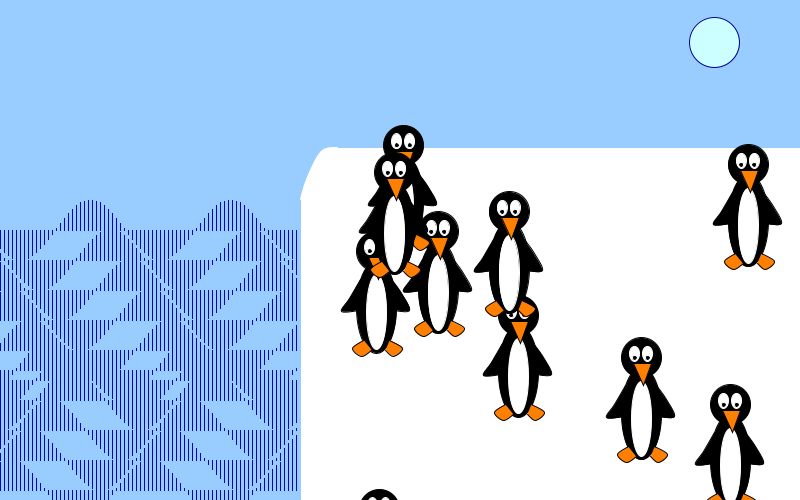
Frame 1 (no input)
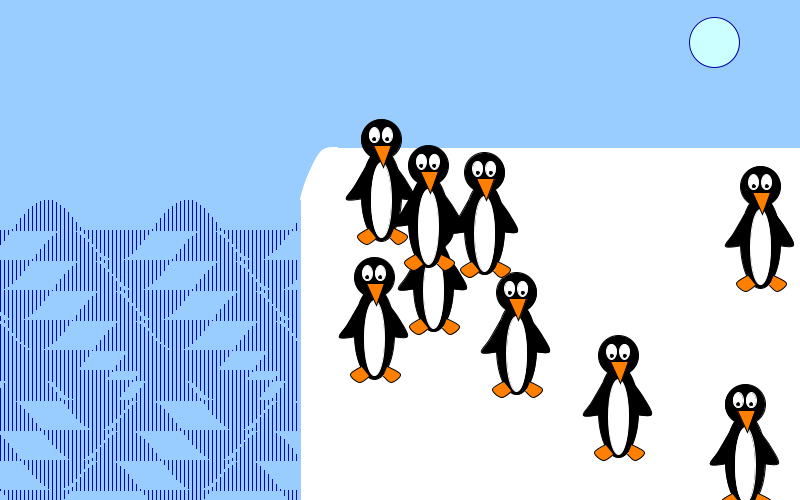
Frame 60 (the mouse pressed at the canvas centre just before this capture)
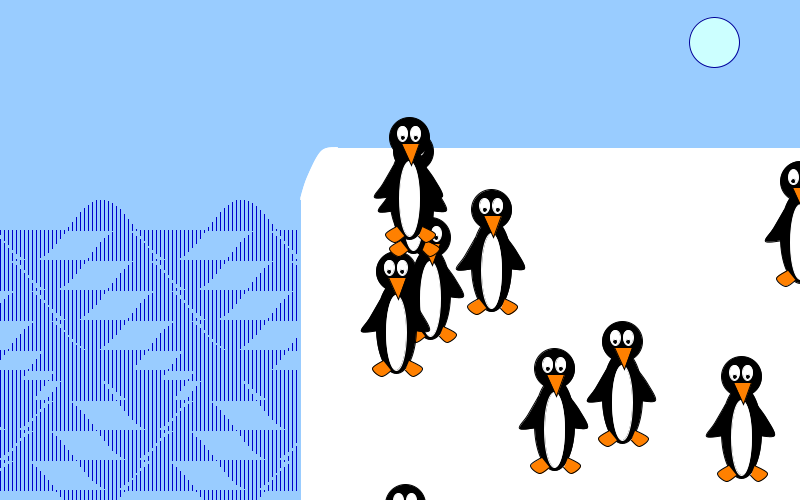
Frame 120 (the mouse held since frame 60 and released just before this capture)

The Processing sketch that drew these frames (run headless with seeded random() and noise(); from frame 60 on, the mouse is pressed at the canvas centre):

// Processing sketch: processing_181317
// ── processing_181317.pde

Pingui[] pinguins = new Pingui[20];
 
void setup(){
  size (800, 500);
  for (int i = 0; i < pinguins.length;i++){
    pinguins[i] = new Pingui(random(width), random(height), random(1, 5));
  }
   
}
void draw(){
  background(255);
  
  //Petit iceberng
  fill(#99CCFF);
  stroke(#99CCFF);
  triangle(301, 194, 284, 134, 332, 143);
  rect(0 , 0 , 799, 147);
  rect(0 , 147, 300, 652);
  fill(255);
  stroke(255);
  beginShape();
  curveVertex(300,  199);
  curveVertex(300,  199);
  curveVertex(307,  177);
  curveVertex(321,  151);
  curveVertex(337, 147);
  curveVertex(337, 147);
  endShape();
  fill(#CCFFFF);
  stroke(#000099);
  ellipse(714, 42, 50, 50);
  for (int i = 0; i < pinguins.length;i++){
    pinguins[i].dibuixa();
    pinguins[i].moure();
  }
 }
class Pingui {
  float xSpeed;  
  float xPos = 0;
  float yPos = 0;
  float a = 0.0;
  float inc = TWO_PI/35.0;
  
  Pingui(float x, float y, float vel){
    
    xPos = x;
    yPos = y;
    xSpeed = vel;
  }
  void dibuixa(){
    //cos negre
  fill(0);
  stroke(0);
  ellipse(xPos+364, yPos+186, 40, 92);
  //cos blanc
  fill(255);
  stroke(255);
  ellipse(xPos+364, yPos+191, 20, 75);
  //cap
  fill(0);
  stroke(0);
  ellipse(xPos+364, yPos+130, 40, 40);
  //ulls 
  fill(255);
  stroke(255);
  ellipse(xPos+357, yPos+126, 10, 15);
  ellipse(xPos+370, yPos+126, 10, 15);
  //pulila
  fill(0);
  stroke(255);
  ellipse(xPos+357, yPos+130, 5, 5);
  ellipse(xPos+370, yPos+130, 5, 5);
  //braç esquerre
  fill(0);
  stroke(0);
  beginShape();
  curveVertex(xPos+348, yPos+158);
  curveVertex(xPos+348, yPos+158);
  curveVertex(xPos+337, yPos+177);
  curveVertex(xPos+329, yPos+190);
  curveVertex(xPos+347, yPos+189);
  curveVertex(xPos+347, yPos+189);
  endShape();
  //braç dreta
  fill(0);
  stroke(0);
  beginShape();
  curveVertex(xPos+379, yPos+158);
  curveVertex(xPos+379, yPos+158);
  curveVertex(xPos+389, yPos+172);
  curveVertex(xPos+397, yPos+189);
  curveVertex(xPos+381, yPos+189);
  curveVertex(xPos+381, yPos+189);
  endShape();
  //nas
  fill(255, 128, 0);
  stroke(0);
  triangle(xPos+374, yPos+136, xPos+356, yPos+136, xPos+366, yPos+158);
  //peus
  fill(255, 128, 0);
  stroke(0);
  beginShape();
  curveVertex(xPos+351, yPos+219);
  curveVertex(xPos+351, yPos+219);
  curveVertex(xPos+340, yPos+227);
  curveVertex(xPos+349, yPos+235);
  curveVertex(xPos+359, yPos+229);
  curveVertex(xPos+359, yPos+229);
  endShape();
  beginShape();
  curveVertex(xPos+377, yPos+219);
  curveVertex(xPos+377, yPos+219);
  curveVertex(xPos+390, yPos+227);
  curveVertex(xPos+381, yPos+235);
  curveVertex(xPos+373, yPos+229);
  curveVertex(xPos+373, yPos+229);
  endShape();
  }
  void moure(){
    xPos = xPos +random(-5,5);
    yPos = yPos +random(-5,5);
    if (xPos <0) xPos = 0;
    if (yPos <0) yPos = 0;
    if (xPos >width) xPos = width;
    if (yPos >height) yPos = height;
    //Ones amb cos()
    for (int i = 0; i < 75; i++) {
    fill(#0000CC); 
    stroke(#0000CC); 
    line(i*4, 380, i*4, 380+cos(a)*30.0);
    a = a + inc;
    }
    for (int i = 0; i < 75; i++) {
    fill(#0000CC); 
    stroke(#0000CC); 
    line(i*4, 370, i*4, 370+cos(a)*30.0);
    a = a + inc;
    }
    for (int i = 0; i < 75; i++) {
    fill(#0000CC); 
    stroke(#0000CC); 
    line(i*4, 350, i*4, 350+cos(a)*30.0);
    a = a + inc;
    }
    for (int i = 0; i < 75; i++) {
    fill(#0000CC); 
    stroke(#0000CC); 
    line(i*4, 320, i*4, 320+cos(a)*30.0);
    a = a + inc;
    }
    for (int i = 0; i < 75; i++) {
    fill(#0000CC); 
    stroke(#0000CC); 
    line(i*4, 290, i*4, 290+cos(a)*30.0);
    a = a + inc;
    }
    for (int i = 0; i < 75; i++) {
    fill(#0000CC); 
    stroke(#0000CC); 
    line(i*4, 260, i*4, 260+cos(a)*30.0);
    a = a + inc;
    }
    for (int i = 0; i < 75; i++) {
    fill(#0000CC); 
    stroke(#0000CC); 
    line(i*4, 230, i*4, 230+cos(a)*30.0);
    a = a + inc;
    }
    for (int i = 0; i < 75; i++) {
    fill(#0000CC); 
    stroke(#0000CC); 
    line(i*4, 400, i*4, 400+cos(a)*30.0);
    a = a + inc;
    }
    for (int i = 0; i < 75; i++) {
    fill(#0000CC); 
    stroke(#0000CC); 
    line(i*4, 430, i*4, 430+cos(a)*30.0);
    a = a + inc;
    }
    for (int i = 0; i < 75; i++) {
    fill(#0000CC); 
    stroke(#0000CC); 
    line(i*4, 460, i*4, 460+cos(a)*30.0);
    a = a + inc;
    }
    for (int i = 0; i < 75; i++) {
    fill(#0000CC); 
    stroke(#0000CC); 
    line(i*4, 490, i*4, 490+cos(a)*30.0);
    a = a + inc;
    }
  }
}
